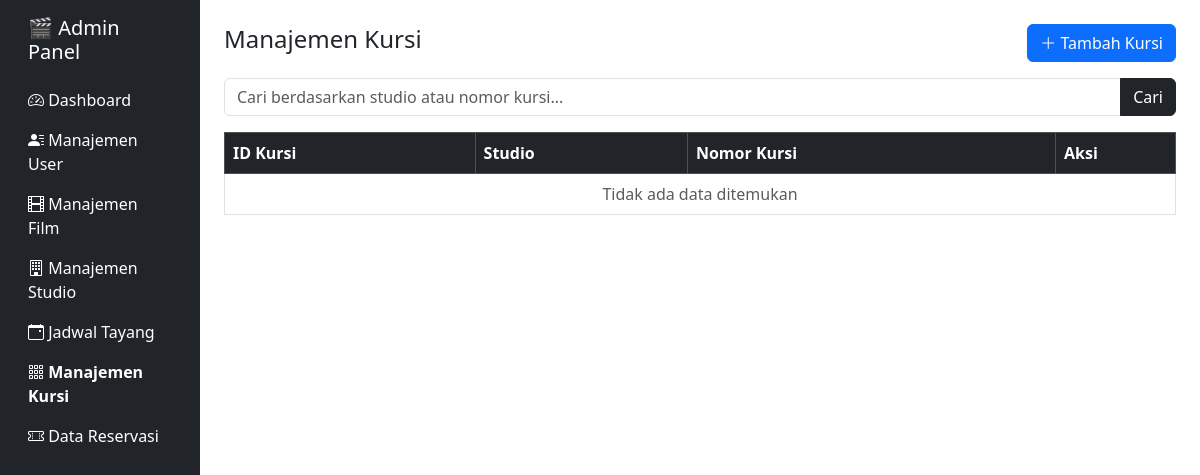
/admin/index.php?page=kursi, run on an earlier commit of the app's database.
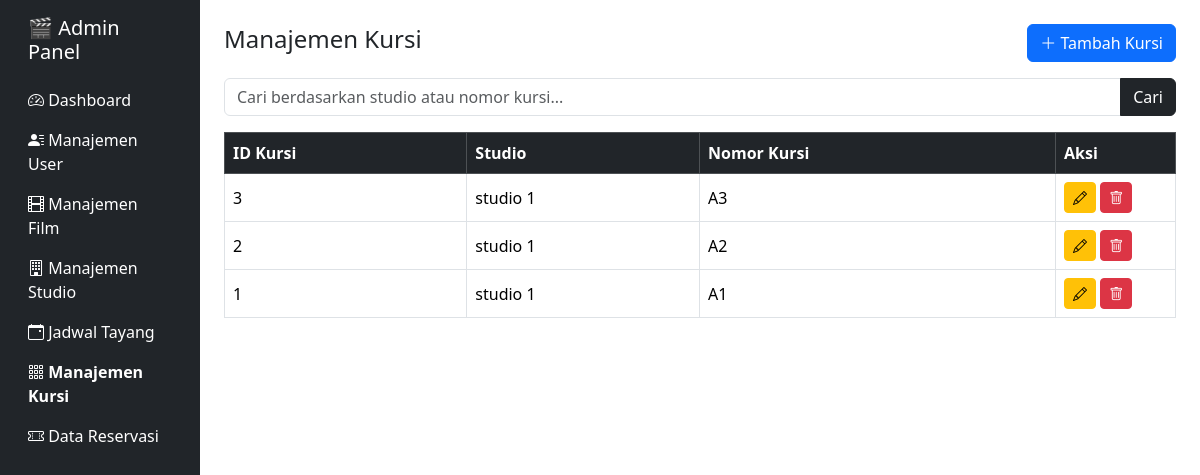
And on a later commit of the database.
### tables this page shows
CREATE TABLE `kursi` (
  `id_kursi` int(11) NOT NULL,
  `id_studio` int(11) DEFAULT NULL,
  `nomor_kursi` varchar(10) DEFAULT NULL
);

CREATE TABLE `studio` (
  `id_studio` int(11) NOT NULL,
  `nama_studio` varchar(100) NOT NULL,
  `tipe_layar` varchar(50) DEFAULT NULL,
  `keterangan` text
);

### admin/modul/kursi.php (the view, shortened to what this page needs)
<?php
include '../lib/koneksi.php';
?>
<div class="d-flex justify-content-between align-items-center mb-3">
  <h4>Manajemen Kursi</h4>
  <button class="btn btn-primary" data-bs-toggle="modal" data-bs-target="#addModal">
    <i class="bi bi-plus-lg"></i> Tambah Kursi
  </button>
</div>
<form method="GET" class="mb-3">
  <div class="input-group">
    <input type="text" name="search" class="form-control" placeholder="Cari berdasarkan studio atau nomor kursi..."
           value="<?= htmlspecialchars($_GET['search'] ?? '') ?>">
    <button class="btn btn-dark" type="submit">Cari</button>
  </div>
</form>
<table class="table table-bordered table-hover align-middle">
  <thead class="table-dark">
    <tr>
      <th>ID Kursi</th>
      <th>Studio</th>
      <th>Nomor Kursi</th>
      <th width="120">Aksi</th>
    </tr>
  </thead>
  <tbody>
    <?php
    $search = $_GET['search'] ?? '';
    if ($search) {
      $stmt = $conn->prepare("
        SELECT k.*, s.nama_studio
        FROM kursi k
        JOIN studio s ON k.id_studio = s.id_studio
        WHERE s.nama_studio LIKE :s OR k.nomor_kursi LIKE :s
        ORDER BY k.id_kursi DESC
      ");
      $stmt->execute(['s' => "%$search%"]);
    } else {
      $stmt = $conn->query("
        SELECT k.*, s.nama_studio
        FROM kursi k
        JOIN studio s ON k.id_studio = s.id_studio
        ORDER BY k.id_kursi DESC
      ");
    }
    if ($stmt->rowCount() == 0): ?>
      <tr><td colspan="4" class="text-center text-muted">Tidak ada data ditemukan</td></tr>
    <?php else:
      foreach ($stmt as $row): ?>
      <tr>
        <td><?= $row['id_kursi'] ?></td>
        <td><?= htmlspecialchars($row['nama_studio']) ?></td>
        <td><?= htmlspecialchars($row['nomor_kursi']) ?></td>
        <td>
          <button class="btn btn-sm btn-warning" data-bs-toggle="modal" data-bs-target="#edit<?= $row['id_kursi'] ?>">
            <i class="bi bi-pencil"></i>
          </button>
          <a href="index.php?page=kursi&action=delete&id=<?= $row['id_kursi'] ?>"
             onclick="return confirm('Yakin hapus kursi ini?')"
             class="btn btn-sm btn-danger">
            <i class="bi bi-trash"></i>
          </a>
        </td>
      </tr>
    <?php endforeach; endif; ?>
  </tbody>
</table>

What changed in the data, as far as the page shows it:
added kursi: id_kursi "3", id_studio.nama_studio "studio 1", nomor_kursi "A3"
added kursi: id_kursi "2", id_studio.nama_studio "studio 1", nomor_kursi "A2"
added kursi: id_kursi "1", id_studio.nama_studio "studio 1", nomor_kursi "A1"
Also different on the page:
text no longer shown: "Tidak ada data ditemukan"
